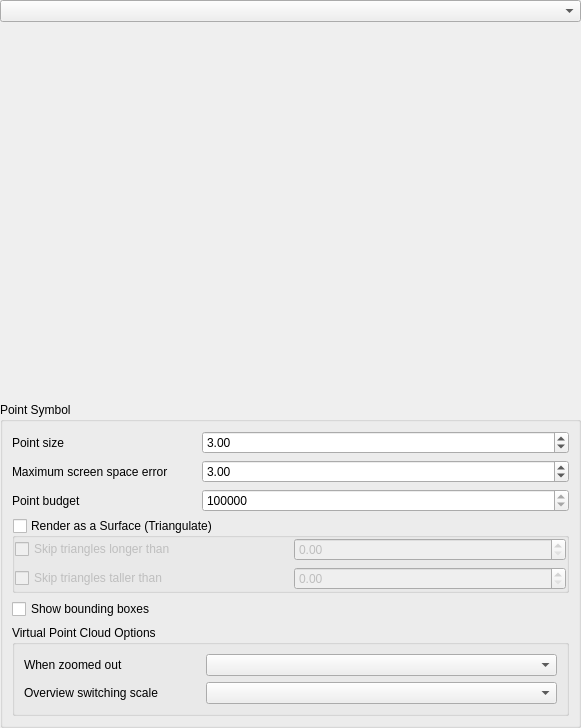
<?xml version="1.0" encoding="UTF-8"?>
<ui version="4.0">
 <class>QgsPointCloud3DSymbolWidget</class>
 <widget class="QWidget" name="QgsPointCloud3DSymbolWidget">
  <property name="geometry">
   <rect>
    <x>0</x>
    <y>0</y>
    <width>581</width>
    <height>728</height>
   </rect>
  </property>
  <layout class="QGridLayout" name="gridLayout">
   <property name="leftMargin">
    <number>0</number>
   </property>
   <property name="topMargin">
    <number>0</number>
   </property>
   <property name="rightMargin">
    <number>0</number>
   </property>
   <property name="bottomMargin">
    <number>0</number>
   </property>
   <item row="3" column="0" colspan="3">
    <widget class="QGroupBox" name="mLayerRenderingGroupBox_2">
     <property name="title">
      <string>Point Symbol</string>
     </property>
     <property name="flat">
      <bool>true</bool>
     </property>
     <property name="checkable">
      <bool>false</bool>
     </property>
     <layout class="QVBoxLayout" name="verticalLayout_2">
      <item>
       <layout class="QGridLayout" name="gridLayout_7">
        <item row="0" column="0">
         <widget class="QLabel" name="labelPointSize">
          <property name="sizePolicy">
           <sizepolicy hsizetype="Minimum" vsizetype="Minimum">
            <horstretch>0</horstretch>
            <verstretch>0</verstretch>
           </sizepolicy>
          </property>
          <property name="text">
           <string>Point size</string>
          </property>
         </widget>
        </item>
        <item row="1" column="0">
         <widget class="QLabel" name="labelMaxScreenError">
          <property name="text">
           <string>Maximum screen space error</string>
          </property>
         </widget>
        </item>
        <item row="0" column="1" colspan="2">
         <widget class="QgsDoubleSpinBox" name="mPointSizeSpinBox">
          <property name="sizePolicy">
           <sizepolicy hsizetype="MinimumExpanding" vsizetype="Fixed">
            <horstretch>0</horstretch>
            <verstretch>0</verstretch>
           </sizepolicy>
          </property>
          <property name="maximum">
           <double>10.000000000000000</double>
          </property>
          <property name="value">
           <double>3.000000000000000</double>
          </property>
         </widget>
        </item>
        <item row="2" column="0">
         <widget class="QLabel" name="labelPointBudget">
          <property name="text">
           <string>Point budget</string>
          </property>
         </widget>
        </item>
        <item row="2" column="1" colspan="2">
         <widget class="QDoubleSpinBox" name="mPointBudgetSpinBox">
          <property name="enabled">
           <bool>true</bool>
          </property>
          <property name="decimals">
           <number>0</number>
          </property>
          <property name="minimum">
           <double>100000.000000000000000</double>
          </property>
          <property name="maximum">
           <double>99999999.000000000000000</double>
          </property>
          <property name="singleStep">
           <double>100000.000000000000000</double>
          </property>
          <property name="value">
           <double>5000000.000000000000000</double>
          </property>
         </widget>
        </item>
        <item row="1" column="1" colspan="2">
         <widget class="QgsDoubleSpinBox" name="mMaxScreenErrorSpinBox">
          <property name="maximum">
           <double>100000.000000000000000</double>
          </property>
          <property name="value">
           <double>3.000000000000000</double>
          </property>
         </widget>
        </item>
       </layout>
      </item>
      <item>
       <widget class="QgsCollapsibleGroupBox" name="mTriangulateGroupBox">
        <property name="title">
         <string>Render as a Surface (Triangulate)</string>
        </property>
        <property name="checkable">
         <bool>true</bool>
        </property>
        <property name="checked">
         <bool>false</bool>
        </property>
        <layout class="QGridLayout" name="gridLayout_8">
         <property name="leftMargin">
          <number>0</number>
         </property>
         <property name="topMargin">
          <number>0</number>
         </property>
         <property name="rightMargin">
          <number>0</number>
         </property>
         <property name="bottomMargin">
          <number>0</number>
         </property>
         <item row="0" column="0">
          <widget class="QCheckBox" name="mHorizontalTriangleCheckBox">
           <property name="text">
            <string>Skip triangles longer than</string>
           </property>
          </widget>
         </item>
         <item row="0" column="1">
          <widget class="QgsDoubleSpinBox" name="mHorizontalTriangleThresholdSpinBox">
           <property name="toolTip">
            <string>Maximum Triangle Side Size in Horizontal Plan</string>
           </property>
           <property name="maximum">
            <double>10000000000000000000000.000000000000000</double>
           </property>
          </widget>
         </item>
         <item row="1" column="0">
          <widget class="QCheckBox" name="mVerticalTriangleCheckBox">
           <property name="text">
            <string>Skip triangles taller than</string>
           </property>
          </widget>
         </item>
         <item row="1" column="1">
          <widget class="QgsDoubleSpinBox" name="mVerticalTriangleThresholdSpinBox">
           <property name="toolTip">
            <string>Maximum Triangle Side 3D Height</string>
           </property>
           <property name="maximum">
            <double>10000000000000000000000.000000000000000</double>
           </property>
          </widget>
         </item>
        </layout>
       </widget>
      </item>
      <item>
       <widget class="QCheckBox" name="mShowBoundingBoxesCheckBox">
        <property name="text">
         <string>Show bounding boxes</string>
        </property>
       </widget>
      </item>
      <item>
       <widget class="QgsCollapsibleGroupBox" name="mVpcGroupBox">
        <property name="title">
         <string>Virtual Point Cloud Options</string>
        </property>
        <property name="checkable">
         <bool>false</bool>
        </property>
        <property name="checked">
         <bool>false</bool>
        </property>
        <layout class="QGridLayout" name="gridLayout_5">
         <item row="1" column="0">
          <widget class="QLabel" name="label">
           <property name="text">
            <string>Overview switching scale</string>
           </property>
          </widget>
         </item>
         <item row="0" column="0">
          <widget class="QLabel" name="label_4">
           <property name="text">
            <string>When zoomed out</string>
           </property>
          </widget>
         </item>
         <item row="0" column="1" colspan="2">
          <widget class="QComboBox" name="mZoomOutOptions"/>
         </item>
         <item row="1" column="1" colspan="2">
          <widget class="QComboBox" name="mOverviewSwitchingScale"/>
         </item>
        </layout>
       </widget>
      </item>
     </layout>
    </widget>
   </item>
   <item row="2" column="0" colspan="3">
    <widget class="QgsStackedWidget" name="mStackedWidget">
     <property name="currentIndex">
      <number>5</number>
     </property>
     <widget class="QWidget" name="noRendererPage"/>
     <widget class="QWidget" name="follow2DRendererPage">
      <layout class="QGridLayout" name="gridLayout_9">
       <property name="leftMargin">
        <number>0</number>
       </property>
       <property name="topMargin">
        <number>0</number>
       </property>
       <property name="rightMargin">
        <number>0</number>
       </property>
       <item row="0" column="0">
        <widget class="QLabel" name="label_8">
         <property name="text">
          <string>See 2D Symbology settings</string>
         </property>
         <property name="alignment">
          <set>Qt::AlignmentFlag::AlignCenter</set>
         </property>
        </widget>
       </item>
      </layout>
     </widget>
     <widget class="QWidget" name="singleColorRendererPage">
      <layout class="QGridLayout" name="gridLayout_2" columnstretch="0,1">
       <property name="leftMargin">
        <number>0</number>
       </property>
       <property name="topMargin">
        <number>0</number>
       </property>
       <property name="rightMargin">
        <number>0</number>
       </property>
       <property name="bottomMargin">
        <number>0</number>
       </property>
       <item row="0" column="0">
        <widget class="QLabel" name="label_6">
         <property name="text">
          <string>Color</string>
         </property>
        </widget>
       </item>
       <item row="1" column="1">
        <spacer name="verticalSpacer_2">
         <property name="orientation">
          <enum>Qt::Orientation::Vertical</enum>
         </property>
         <property name="sizeHint" stdset="0">
          <size>
           <width>20</width>
           <height>40</height>
          </size>
         </property>
        </spacer>
       </item>
       <item row="0" column="1">
        <widget class="QgsColorButton" name="mSingleColorBtn">
         <property name="sizePolicy">
          <sizepolicy hsizetype="Preferred" vsizetype="Fixed">
           <horstretch>0</horstretch>
           <verstretch>0</verstretch>
          </sizepolicy>
         </property>
         <property name="text">
          <string>...</string>
         </property>
        </widget>
       </item>
      </layout>
     </widget>
     <widget class="QWidget" name="colorRampRendererPage">
      <layout class="QGridLayout" name="gridLayout_3" rowstretch="0,0,1" columnstretch="0,0">
       <property name="leftMargin">
        <number>0</number>
       </property>
       <property name="topMargin">
        <number>0</number>
       </property>
       <property name="rightMargin">
        <number>0</number>
       </property>
       <property name="bottomMargin">
        <number>0</number>
       </property>
       <item row="0" column="0">
        <widget class="QLabel" name="label_5">
         <property name="text">
          <string>Attribute</string>
         </property>
        </widget>
       </item>
       <item row="0" column="1">
        <widget class="QgsPointCloudAttributeComboBox" name="mRenderingParameterComboBox"/>
       </item>
       <item row="2" column="0" colspan="2">
        <widget class="QgsColorRampShaderWidget" name="mColorRampShaderWidget" native="true"/>
       </item>
       <item row="1" column="1">
        <layout class="QHBoxLayout" name="horizontalLayout" stretch="0,1,0,1,0">
         <item>
          <widget class="QLabel" name="label_3">
           <property name="text">
            <string>Min</string>
           </property>
          </widget>
         </item>
         <item>
          <widget class="QgsDoubleSpinBox" name="mColorRampShaderMinEdit">
           <property name="decimals">
            <number>6</number>
           </property>
           <property name="minimum">
            <double>-9999999999.000000000000000</double>
           </property>
           <property name="maximum">
            <double>9999999999.000000000000000</double>
           </property>
           <property name="value">
            <double>0.000000000000000</double>
           </property>
          </widget>
         </item>
         <item>
          <widget class="QLabel" name="label_2">
           <property name="text">
            <string>Max</string>
           </property>
          </widget>
         </item>
         <item>
          <widget class="QgsDoubleSpinBox" name="mColorRampShaderMaxEdit">
           <property name="decimals">
            <number>6</number>
           </property>
           <property name="minimum">
            <double>-9999999999.000000000000000</double>
           </property>
           <property name="maximum">
            <double>9999999999.000000000000000</double>
           </property>
           <property name="value">
            <double>1.000000000000000</double>
           </property>
          </widget>
         </item>
         <item>
          <widget class="QPushButton" name="mScalarRecalculateMinMaxButton">
           <property name="text">
            <string>Load</string>
           </property>
          </widget>
         </item>
        </layout>
       </item>
      </layout>
     </widget>
     <widget class="QWidget" name="rgbRendererPage">
      <layout class="QVBoxLayout" name="verticalLayout">
       <property name="leftMargin">
        <number>0</number>
       </property>
       <property name="topMargin">
        <number>0</number>
       </property>
       <property name="rightMargin">
        <number>0</number>
       </property>
       <item>
        <layout class="QGridLayout" name="gridLayout_4">
         <item row="6" column="0">
          <widget class="QLabel" name="mContrastEnhancementAlgorithmLabel">
           <property name="text">
            <string>Contrast
enhancement</string>
           </property>
          </widget>
         </item>
         <item row="0" column="0">
          <widget class="QLabel" name="mRedBandLabel">
           <property name="text">
            <string>Red band</string>
           </property>
          </widget>
         </item>
         <item row="6" column="1" colspan="4">
          <widget class="QComboBox" name="mContrastEnhancementAlgorithmComboBox"/>
         </item>
         <item row="1" column="1">
          <widget class="QLabel" name="mRedMinLabel">
           <property name="sizePolicy">
            <sizepolicy hsizetype="Preferred" vsizetype="Preferred">
             <horstretch>0</horstretch>
             <verstretch>0</verstretch>
            </sizepolicy>
           </property>
           <property name="text">
            <string>Min</string>
           </property>
           <property name="alignment">
            <set>Qt::AlignmentFlag::AlignLeading|Qt::AlignmentFlag::AlignLeft|Qt::AlignmentFlag::AlignVCenter</set>
           </property>
          </widget>
         </item>
         <item row="1" column="3">
          <widget class="QLabel" name="mRedMaxLabel">
           <property name="sizePolicy">
            <sizepolicy hsizetype="Preferred" vsizetype="Preferred">
             <horstretch>0</horstretch>
             <verstretch>0</verstretch>
            </sizepolicy>
           </property>
           <property name="text">
            <string>Max</string>
           </property>
           <property name="alignment">
            <set>Qt::AlignmentFlag::AlignLeading|Qt::AlignmentFlag::AlignLeft|Qt::AlignmentFlag::AlignVCenter</set>
           </property>
          </widget>
         </item>
         <item row="1" column="2">
          <widget class="QLineEdit" name="mRedMinLineEdit">
           <property name="maxLength">
            <number>16</number>
           </property>
          </widget>
         </item>
         <item row="0" column="1" colspan="4">
          <widget class="QgsPointCloudAttributeComboBox" name="mRedAttributeComboBox"/>
         </item>
         <item row="5" column="1">
          <widget class="QLabel" name="mBlueMinLabel">
           <property name="sizePolicy">
            <sizepolicy hsizetype="Preferred" vsizetype="Preferred">
             <horstretch>0</horstretch>
             <verstretch>0</verstretch>
            </sizepolicy>
           </property>
           <property name="text">
            <string>Min</string>
           </property>
           <property name="alignment">
            <set>Qt::AlignmentFlag::AlignLeading|Qt::AlignmentFlag::AlignLeft|Qt::AlignmentFlag::AlignVCenter</set>
           </property>
          </widget>
         </item>
         <item row="5" column="3">
          <widget class="QLabel" name="mBlueMaxLabel">
           <property name="sizePolicy">
            <sizepolicy hsizetype="Preferred" vsizetype="Preferred">
             <horstretch>0</horstretch>
             <verstretch>0</verstretch>
            </sizepolicy>
           </property>
           <property name="text">
            <string>Max</string>
           </property>
           <property name="alignment">
            <set>Qt::AlignmentFlag::AlignLeading|Qt::AlignmentFlag::AlignLeft|Qt::AlignmentFlag::AlignVCenter</set>
           </property>
          </widget>
         </item>
         <item row="2" column="1" colspan="4">
          <widget class="QgsPointCloudAttributeComboBox" name="mGreenAttributeComboBox"/>
         </item>
         <item row="3" column="1">
          <widget class="QLabel" name="mGreenMinLabel">
           <property name="sizePolicy">
            <sizepolicy hsizetype="Preferred" vsizetype="Preferred">
             <horstretch>0</horstretch>
             <verstretch>0</verstretch>
            </sizepolicy>
           </property>
           <property name="text">
            <string>Min</string>
           </property>
           <property name="alignment">
            <set>Qt::AlignmentFlag::AlignLeading|Qt::AlignmentFlag::AlignLeft|Qt::AlignmentFlag::AlignVCenter</set>
           </property>
          </widget>
         </item>
         <item row="3" column="3">
          <widget class="QLabel" name="mGreenMaxLabel">
           <property name="sizePolicy">
            <sizepolicy hsizetype="Preferred" vsizetype="Preferred">
             <horstretch>0</horstretch>
             <verstretch>0</verstretch>
            </sizepolicy>
           </property>
           <property name="text">
            <string>Max</string>
           </property>
           <property name="alignment">
            <set>Qt::AlignmentFlag::AlignLeading|Qt::AlignmentFlag::AlignLeft|Qt::AlignmentFlag::AlignVCenter</set>
           </property>
          </widget>
         </item>
         <item row="4" column="1" colspan="4">
          <widget class="QgsPointCloudAttributeComboBox" name="mBlueAttributeComboBox"/>
         </item>
         <item row="1" column="4">
          <widget class="QLineEdit" name="mRedMaxLineEdit">
           <property name="maxLength">
            <number>16</number>
           </property>
          </widget>
         </item>
         <item row="3" column="2">
          <widget class="QLineEdit" name="mGreenMinLineEdit">
           <property name="maxLength">
            <number>16</number>
           </property>
          </widget>
         </item>
         <item row="4" column="0">
          <widget class="QLabel" name="mBlueBandLabel">
           <property name="sizePolicy">
            <sizepolicy hsizetype="Preferred" vsizetype="Preferred">
             <horstretch>0</horstretch>
             <verstretch>0</verstretch>
            </sizepolicy>
           </property>
           <property name="text">
            <string>Blue band</string>
           </property>
           <property name="alignment">
            <set>Qt::AlignmentFlag::AlignLeading|Qt::AlignmentFlag::AlignLeft|Qt::AlignmentFlag::AlignVCenter</set>
           </property>
          </widget>
         </item>
         <item row="5" column="2">
          <widget class="QLineEdit" name="mBlueMinLineEdit">
           <property name="maxLength">
            <number>16</number>
           </property>
          </widget>
         </item>
         <item row="5" column="4">
          <widget class="QLineEdit" name="mBlueMaxLineEdit">
           <property name="maxLength">
            <number>16</number>
           </property>
          </widget>
         </item>
         <item row="2" column="0">
          <widget class="QLabel" name="mGreenBandLabel">
           <property name="sizePolicy">
            <sizepolicy hsizetype="Preferred" vsizetype="Preferred">
             <horstretch>0</horstretch>
             <verstretch>0</verstretch>
            </sizepolicy>
           </property>
           <property name="text">
            <string>Green band</string>
           </property>
           <property name="alignment">
            <set>Qt::AlignmentFlag::AlignLeading|Qt::AlignmentFlag::AlignLeft|Qt::AlignmentFlag::AlignVCenter</set>
           </property>
          </widget>
         </item>
         <item row="3" column="4">
          <widget class="QLineEdit" name="mGreenMaxLineEdit">
           <property name="maxLength">
            <number>16</number>
           </property>
          </widget>
         </item>
        </layout>
       </item>
       <item>
        <spacer name="verticalSpacer">
         <property name="orientation">
          <enum>Qt::Orientation::Vertical</enum>
         </property>
         <property name="sizeHint" stdset="0">
          <size>
           <width>20</width>
           <height>40</height>
          </size>
         </property>
        </spacer>
       </item>
      </layout>
     </widget>
     <widget class="QWidget" name="classifiedrenderingPage">
      <layout class="QGridLayout" name="gridLayout_6">
       <property name="leftMargin">
        <number>0</number>
       </property>
       <property name="topMargin">
        <number>0</number>
       </property>
       <property name="rightMargin">
        <number>0</number>
       </property>
       <property name="bottomMargin">
        <number>0</number>
       </property>
       <item row="0" column="0">
        <layout class="QGridLayout" name="mClassifiedRenderingLayout"/>
       </item>
      </layout>
     </widget>
    </widget>
   </item>
   <item row="1" column="0" colspan="3">
    <widget class="QComboBox" name="mRenderingStyleComboBox"/>
   </item>
  </layout>
 </widget>
 <customwidgets>
  <customwidget>
   <class>QgsDoubleSpinBox</class>
   <extends>QDoubleSpinBox</extends>
   <header>qgsdoublespinbox.h</header>
  </customwidget>
  <customwidget>
   <class>QgsCollapsibleGroupBox</class>
   <extends>QGroupBox</extends>
   <header>qgscollapsiblegroupbox.h</header>
   <container>1</container>
  </customwidget>
  <customwidget>
   <class>QgsColorButton</class>
   <extends>QToolButton</extends>
   <header>qgscolorbutton.h</header>
   <container>1</container>
  </customwidget>
  <customwidget>
   <class>QgsColorRampShaderWidget</class>
   <extends>QWidget</extends>
   <header>qgscolorrampshaderwidget.h</header>
   <container>1</container>
  </customwidget>
  <customwidget>
   <class>QgsPointCloudAttributeComboBox</class>
   <extends>QComboBox</extends>
   <header>qgspointcloudattributecombobox.h</header>
  </customwidget>
  <customwidget>
   <class>QgsStackedWidget</class>
   <extends>QStackedWidget</extends>
   <header>qgsstackedwidget.h</header>
   <container>1</container>
  </customwidget>
 </customwidgets>
 <tabstops>
  <tabstop>mRenderingStyleComboBox</tabstop>
  <tabstop>mSingleColorBtn</tabstop>
  <tabstop>mPointSizeSpinBox</tabstop>
  <tabstop>mMaxScreenErrorSpinBox</tabstop>
  <tabstop>mPointBudgetSpinBox</tabstop>
  <tabstop>mShowBoundingBoxesCheckBox</tabstop>
  <tabstop>mRenderingParameterComboBox</tabstop>
  <tabstop>mColorRampShaderMinEdit</tabstop>
  <tabstop>mColorRampShaderMaxEdit</tabstop>
  <tabstop>mScalarRecalculateMinMaxButton</tabstop>
  <tabstop>mContrastEnhancementAlgorithmComboBox</tabstop>
  <tabstop>mRedMinLineEdit</tabstop>
  <tabstop>mRedAttributeComboBox</tabstop>
  <tabstop>mGreenAttributeComboBox</tabstop>
  <tabstop>mBlueAttributeComboBox</tabstop>
  <tabstop>mRedMaxLineEdit</tabstop>
  <tabstop>mGreenMinLineEdit</tabstop>
  <tabstop>mBlueMinLineEdit</tabstop>
  <tabstop>mBlueMaxLineEdit</tabstop>
  <tabstop>mGreenMaxLineEdit</tabstop>
 </tabstops>
 <resources/>
 <connections/>
</ui>
